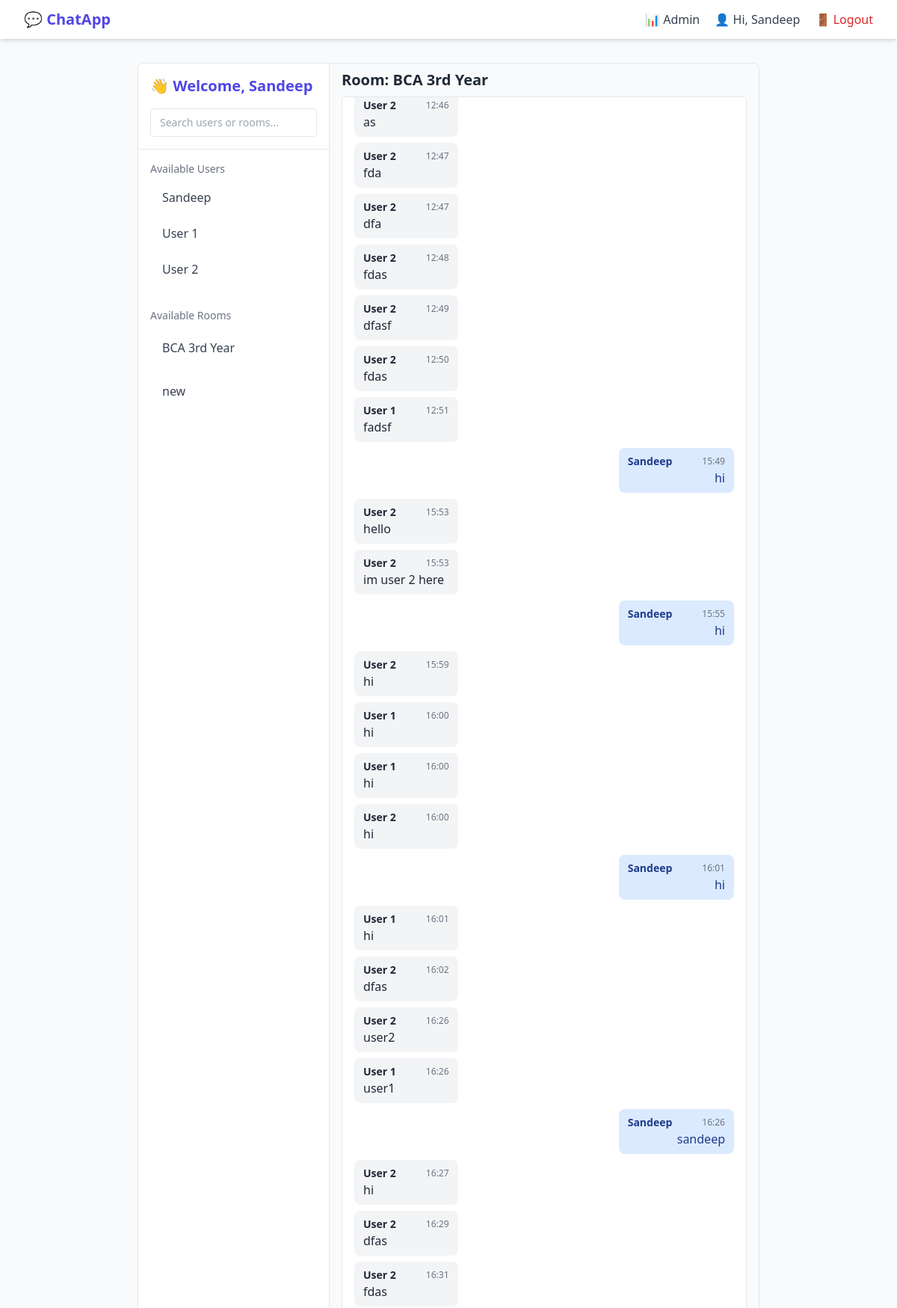
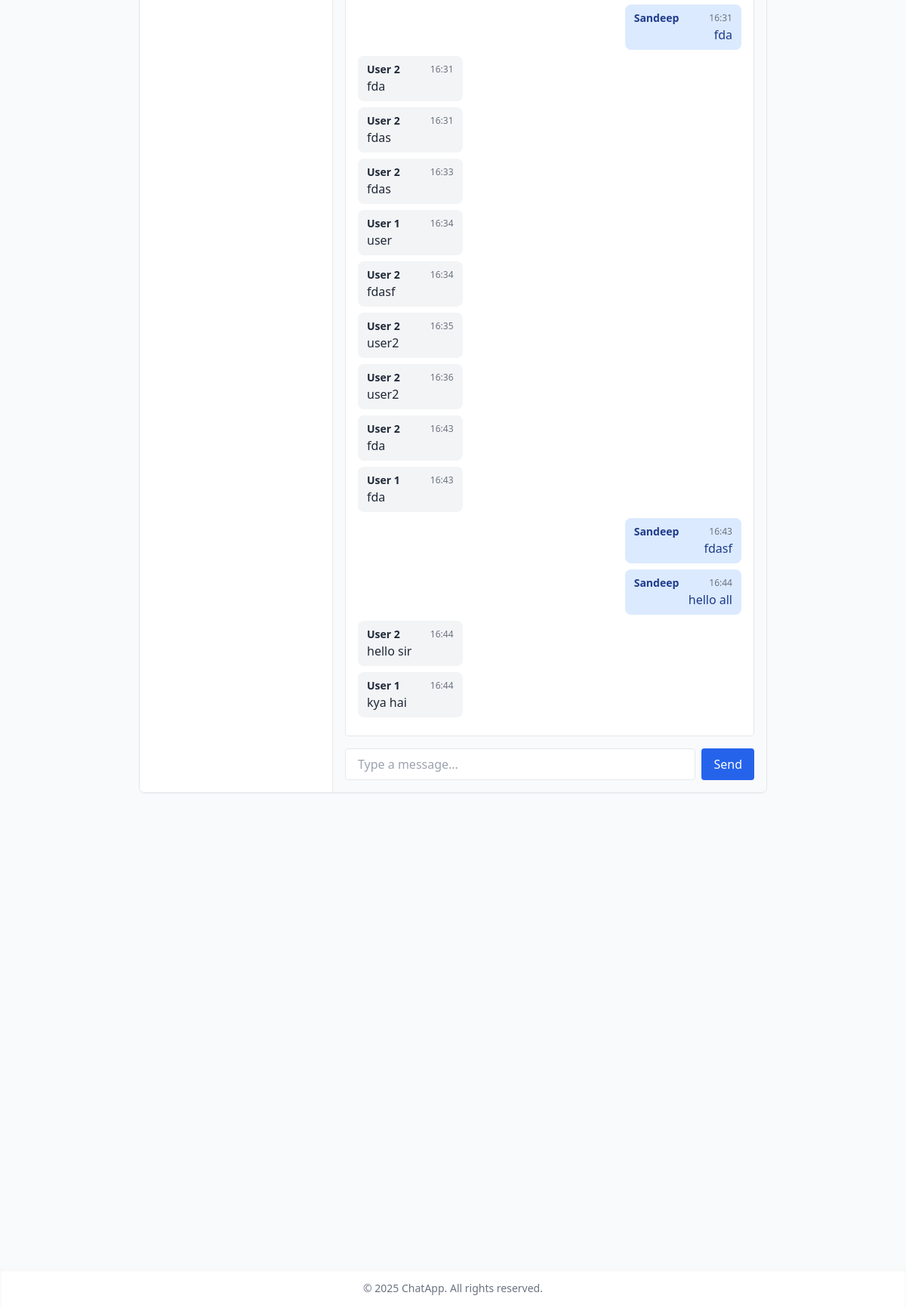
The app's page /?room=bca-3rd-year (signed in) with its own data (2 pictures, top to bottom).
### core/models.py (models this page shows, shortened)
class Room(models.Model):
    name = models.CharField(max_length=255, unique=True)
    slug = models.SlugField(unique=True, blank=True)
    created_by = models.ForeignKey(User, on_delete=models.CASCADE)
    created_at = models.DateTimeField(auto_now_add=True)

class Message(models.Model):
    room = models.ForeignKey(Room, on_delete=models.CASCADE, related_name='messages')
    user = models.ForeignKey(User, on_delete=models.CASCADE)
    content = models.TextField()
    timestamp = models.DateTimeField(auto_now_add=True)

### core/views.py (the view, shortened to what this page needs)
# urls.py: 2. Add a URL to urlpatterns:  path('', views.home, name='home')
@login_required
def home(request):
    storage = messages.get_messages(request)
    list(storage)
    rooms = Room.objects.all()
    users = User.objects.all()
    selected_room = None
    selected_user = None
    private_room = None
    chat_messages = []
    room_name = request.GET.get("room")
    user_name = request.GET.get("chat")
    if room_name:
        try:
            selected_room = Room.objects.get(slug=room_name)
            chat_messages = selected_room.messages.order_by('timestamp')[:50]
        except Room.DoesNotExist:
            messages.error(request, 'Selected room does not exist')
    return render(request, 'home.html', {
        'rooms': rooms,
        'users': users,
        'selected_room': selected_room,
        'selected_user': selected_user,
        'private_room': private_room,
        'messages': chat_messages,
        'error_message': messages.get_messages(request)
    })

### templates/home.html (shortened to what this page needs)
{% extends 'base.html' %} {% block content %}
<div class="flex h-[78vh] border rounded-lg overflow-hidden shadow-sm">
  <aside class="w-64 bg-white border-r overflow-y-auto">
    <div class="p-4 border-b">
      <h2 class="text-xl font-semibold text-indigo-600">👋 Welcome, {{ request.user.first_name }}</h2>
      <div class="mt-4 text-sm text-gray-600">
        <input
          type="text"
          id="search-input"
          placeholder="Search users or rooms..."
          class="w-full px-3 py-2 border rounded focus:outline-indigo-500"
        />
      </div>
    </div>
    <div class="p-4">
      <h3 class="text-sm font-medium text-gray-500 mb-2">Available Users</h3>
      <ul class="space-y-2">
        {% for user in users %}
        <a
          href="/?chat={{ user.username }}"
          class="block px-4 py-2 rounded text-gray-700 flex items-center justify-between group hover:bg-indigo-100"
        >
          {{ user.first_name }}
        </a>
        {% empty %}
        <li class="text-gray-400 text-sm">No users available</li>
        {% endfor %}
      </ul>
    </div>
    <div class="p-4">
      <h3 class="text-sm font-medium text-gray-500 mb-2">Available Rooms</h3>
      <ul class="space-y-2">
        {% for room in rooms %}
        <a
          href="/?room={{ room.slug }}"
          class="block px-4 py-2 rounded text-gray-700 flex items-center justify-between group hover:bg-indigo-100"
        >
          {{ room.name }} {% if room.created_by == request.user %}
          <form
            action="{% url 'delete_room' room.id %}?next=home"
            method="post"
            onsubmit="return confirm('Are you sure you want to delete this room?');"
            class="inline mt-1"
          >
          </form>
          {% endif %}
        </a>
        {% empty %}
        <li class="text-gray-400 text-sm">No rooms available</li>
        {% endfor %}
      </ul>
    </div>
  </aside>
  <main class="flex-1 px-4 bg-gray-50 flex flex-col">
    {% if selected_room or private_room %} {% if selected_room %}
    <h2 class="text-xl font-bold my-2">Room: {{ selected_room.name }}</h2>
    {% else %}
    <h2 class="text-xl font-bold my-2">Chat with: {{ selected_user.first_name }}</h2>
    {% endif %}
    <div class="flex flex-col justify-between overflow-y-auto h-full mb-4">
      <div id="chat-box" class="border p-4 flex-1 overflow-y-scroll bg-white rounded mb-4 space-y-2">
        {% for msg in messages %}
        <div>
          {% if selected_room %} {% if msg.user %} {% if msg.user == request.user %}
          <div class="text-right">
            <div class="inline-block bg-blue-100 text-blue-900 px-3 py-2 rounded-lg">
              <div class="flex justify-between gap-10 items-center text-sm">
                <p class="font-semibold">{{ msg.user.first_name }}</p>
                <small class="text-gray-500 text-xs">{{ msg.timestamp|date:"H:i" }}</small>
              </div>
              <p>{{ msg.content }}</p>
            </div>
          </div>
          {% else %}
          <div class="text-left">
            <div class="inline-block bg-gray-100 text-gray-800 px-3 py-2 rounded-lg">
              <div class="flex justify-between gap-10 items-center text-sm">
                <p class="font-semibold">{{ msg.user.first_name }}</p>
                <small class="text-gray-500 text-xs">{{ msg.timestamp|date:"H:i" }}</small>
              </div>
              <p>{{ msg.content }}</p>
            </div>
          </div>
          {% endif %} {% else %}
          <div class="text-center">
            <p class="text-gray-500 text-xs italic">{{ msg.content }}</p>
          </div>
          {% endif %} {% endif %}
        </div>
        {% endfor %}
      </div>
      <form id="chat-form" class="flex gap-2">
        <input
          type="text"
          id="message-input"
          class="flex-1 border px-4 py-2 rounded"
          placeholder="Type a message..."
          autocomplete="off"
          required
        />
        <button type="submit" class="bg-blue-600 text-white px-4 py-2 rounded">Send</button>
      </form>
    </div>
    {% endif %}
  </main>
</div>
{% endblock %}

### templates/base.html (shortened to what this page needs)
{% load static %}
<!DOCTYPE html>
<html lang="en">
  <head>
    <script src="https://cdn.tailwindcss.com"></script>
  </head>
  <body class="bg-gray-50 text-gray-800 min-h-screen flex flex-col">
    <nav class="bg-white shadow-md">
      <div class="max-w-7xl mx-auto px-4 sm:px-6 lg:px-8 py-3 flex justify-between items-center">
        <div class="text-xl font-semibold text-indigo-600">
          <a href="{% url 'home' %}">💬 ChatApp</a>
        </div>
        <div class="space-x-4 text-sm sm:text-base">
          {% if user.is_staff %}
          <a href="{% url 'admin_dashboard' %}" class="text-gray-700 hover:text-indigo-600">📊 Admin</a>
          {% endif %} {% if user.is_authenticated %}
          <a href="{% url 'profile' %}" class="text-gray-700 hover:text-indigo-600">👤 Hi, {{ user.first_name }}</a>
          <a href="{% url 'logout' %}" class="text-red-600 hover:text-red-800">🚪 Logout</a>
          {% else %}
          <a href="{% url 'login' %}" class="text-indigo-600 hover:text-indigo-800">🔑 Login</a>
          <a href="{% url 'signup' %}" class="text-indigo-600 hover:text-indigo-800">👤 Signup</a>
          {% endif %}
        </div>
      </div>
    </nav>
    <main class="flex-grow">
      <div class="max-w-4xl mx-auto py-8 px-4 sm:px-6 lg:px-8">{% block content %}{% endblock %}</div>
    </main>
    <footer class="bg-white text-center text-sm py-4 text-gray-500 shadow-inner">
      © {{ year|default:2025 }} ChatApp. All rights reserved.
    </footer>
  </body>
</html>

### records on screen
Room: name "BCA 3rd Year"
Room: name "new"
Message: user.first_name "User 2", timestamp "12:46", content "as"
Message: user.first_name "User 2", timestamp "12:47", content "fda"
Message: user.first_name "User 2", timestamp "12:47", content "dfa"
Message: user.first_name "User 2", timestamp "12:48", content "fdas"
Message: user.first_name "User 2", timestamp "12:49", content "dfasf"
Message: user.first_name "User 2", timestamp "12:50", content "fdas"
Message: user.first_name "User 1", timestamp "12:51", content "fadsf"
Message: user.first_name "Sandeep", timestamp "15:49", content "hi"
Message: user.first_name "User 2", timestamp "15:53", content "hello"
Message: user.first_name "User 2", timestamp "15:53", content "im user 2 here"
Message: user.first_name "Sandeep", timestamp "15:55", content "hi"
Message: user.first_name "User 2", timestamp "15:59", content "hi"
Message: user.first_name "User 1", timestamp "16:00", content "hi"
Message: user.first_name "User 1", timestamp "16:00", content "hi"
Message: user.first_name "User 2", timestamp "16:00", content "hi"
Message: user.first_name "Sandeep", timestamp "16:01", content "hi"
Message: user.first_name "User 1", timestamp "16:01", content "hi"
Message: user.first_name "User 2", timestamp "16:02", content "dfas"
Message: user.first_name "User 2", timestamp "16:26", content "user2"
Message: user.first_name "User 1", timestamp "16:26", content "user1"
Message: user.first_name "Sandeep", timestamp "16:26", content "sandeep"
Message: user.first_name "User 2", timestamp "16:27", content "hi"
Message: user.first_name "User 2", timestamp "16:29", content "dfas"
Message: user.first_name "User 2", timestamp "16:31", content "fdas"
Message: user.first_name "Sandeep", timestamp "16:31", content "fda"
Message: user.first_name "User 2", timestamp "16:31", content "fda"
Message: user.first_name "User 2", timestamp "16:31", content "fdas"
Message: user.first_name "User 2", timestamp "16:33", content "fdas"
Message: user.first_name "User 1", timestamp "16:34", content "user"
Message: user.first_name "User 2", timestamp "16:34", content "fdasf"
Message: user.first_name "User 2", timestamp "16:35", content "user2"
Message: user.first_name "User 2", timestamp "16:36", content "user2"
Message: user.first_name "User 2", timestamp "16:43", content "fda"
Message: user.first_name "User 1", timestamp "16:43", content "fda"
Message: user.first_name "Sandeep", timestamp "16:43", content "fdasf"
Message: user.first_name "Sandeep", timestamp "16:44", content "hello all"
Message: user.first_name "User 2", timestamp "16:44", content "hello sir"
Message: user.first_name "User 1", timestamp "16:44", content "kya hai"

### other values on screen
{{ user.first_name }} "Sandeep"
{{ request.user.first_name }} "Sandeep"
{{ user.first_name }} "User 1"
{{ user.first_name }} "User 2"
{{ year|default:2025 }} "2025"
